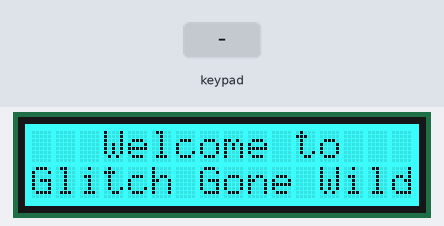
A sketch run on a simulated Arduino Uno, built with avr-gcc and run on an emulated ATmega328P. Parts: 16×2 character LCD. The test bench sets the inputs (shaded band). Random numbers use the default seed unless the sketch sets one; what the sketch prints to the serial monitor is not drawn.

Above: at 1.2 s.
1.3 s: key 'U' pressed
At 2.9 s:
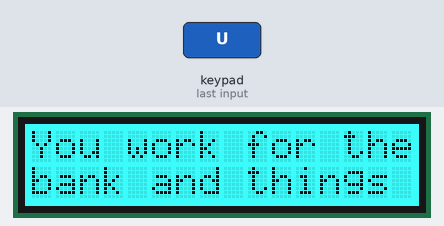
At 16.8 s:
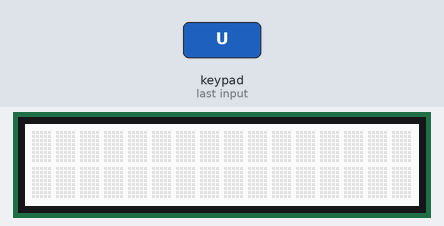
34.8 s: key 'D' pressed
At 49.6 s:
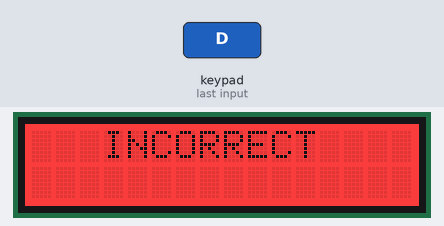
Timing chart, 0 to 52.8 s (numbered marks = the images above; inputs shaded):
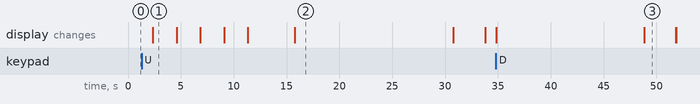

Measured:
- what the display in image 1 shows lasts 2.2 s, from 2.4 s to 4.6 s
- what the display in image 2 shows lasts 15.0 s, from 15.8 s to 30.8 s
- what the display in image 3 shows lasts 3.0 s, from 48.8 s to 51.8 s

The sketch:

BankGame_FinalVersionWithStory.ino
```cpp
// include the library code:
#include <Wire.h>
#include <utility/Adafruit_MCP23017.h>
#include <Adafruit_RGBLCDShield.h>

Adafruit_RGBLCDShield lcd = Adafruit_RGBLCDShield();

// These #defines make it easy to set the backlight color
#define RED 0x1
#define YELLOW 0x3
#define GREEN 0x2
#define TEAL 0x6
#define BLUE 0x4
#define VIOLET 0x5
#define WHITE 0x7

char directions[] = {'U', 'D', 'L', 'R'}, stringButton;
String userWord = "0123456789", userInput, computerRandom, currentUserWord = "0123456789";
boolean  buttonPressed = false;
int a = 0, counting, STATE = 0, correctCounter = 0, gameCounter = 0;
unsigned long previousMillis = 0;
const long interval = 15000;

//LCD Scroll Text
String test, top, bottom, sol1, sol2, sol3, sol4;
int characters = 0, lines = 0, lines1, lines2, lines3, lines4, remainder = 0;

void setup() {
  // Debugging output
  Serial.begin(9600);
  // set up the LCD's number of columns and rows:
  lcd.begin(16, 2);
  lcd.setBacklight(WHITE);
  randomSeed(analogRead(0));
  STATE = 0;

  test.reserve(200);
  top.reserve(30);
  bottom.reserve(30);
  //test = {"The Gunfight at the O.K. Corral was a 30-second gunfight between outlaw Cowboys and lawmen that is generally regarded as the most famous shootout in the history of the American Wild West.     "};
  test = {"   Welcome to   Glitch Gone WildYou work for thebank and things have gone awry. There's a glitchin the system and it seems like you are the onlyone who has     noticed.   What will you choose?"};
  sol1 = {"What a sly fox you are! You played their game and won! You’re rich as can be! Go walk out of this joint like the money you are."};

  characters = test.length();
  lines = (test.length() / 16) / 2;
  lines1 = (sol1.length() / 16) / 2;
  remainder = test.length() % 16;

}

uint8_t i = 0;
void loop() {
  uint8_t buttons = lcd.readButtons();
  if (buttons) {
    lcd.clear();
    lcd.setCursor(0, 0);
    if (buttons & BUTTON_UP) {
      stringButton = 'U';
    }
    if (buttons & BUTTON_DOWN) {
      stringButton = 'D';
    }
    if (buttons & BUTTON_LEFT) {
      stringButton = 'L';
    }
    if (buttons & BUTTON_RIGHT) {
      stringButton = 'R';
    }
    if (buttons & BUTTON_SELECT) {
    }
  }
  boolean toggle = buttonCheck(buttons);

  if (STATE == 0) {
    backStory(test, lines);
  }

  if (STATE == 1) {
    lcd.setBacklight(WHITE);
    computerRandom = secretWordChoice();
    lcd.setCursor(0, 0);
    lcd.print("Quick! Match it!");
    lcd.setCursor(0, 1);
    lcd.print("   " + computerRandom);
    previousMillis = millis();
  }

  if (STATE == 2) {
    currentUserWord = getUserInput(toggle);
  }

  if (STATE == 3) {
    counting = compareString(computerRandom, currentUserWord);
  }

  if (STATE == 4) {
    if (counting == 1) {
      correctCounter++;
      lcd.clear();
      lcd.print("    Correct");
      lcd.setBacklight(GREEN);
      delay(3000);
      STATE = 5;
    }
    if (counting == -1) {
      lcd.clear();
      lcd.print("   INCORRECT");
      lcd.setBacklight(RED);
      delay(3000);
      STATE = 5;
    }
  }

  if (STATE == 5) {
    ++gameCounter;
    if (gameCounter < 5) {
      STATE = 1;
    }
    else {
      checkWin(correctCounter);
    }
    lcd.clear();

    stringButton = '0';
  }

  if (STATE == 6) {
    //play again
    lcd.setCursor(0, 0);
    lcd.print("  Play Again?:");
    lcd.setCursor(0, 1);

    lcd.print("   U/D = Y/N");
    a = 0,
    correctCounter = 0;
    gameCounter = 0;
    if (stringButton == 'U') {
      STATE = 0;

    } else if (stringButton == 'D') {
      STATE = 7;
      lcd.clear();
    }
  }
  if (STATE == 7) {
    lcd.setCursor(0, 0);
    lcd.print("   Game Over!");
    lcd.setCursor(0, 1);
    lcd.print("     Reset!");
  }
  Serial.println(computerRandom);
}

String getUserInput(boolean buttonOutcome) {
  unsigned long currentMillis = millis();
  if (currentMillis - previousMillis >= interval) {
    STATE = 3;
  }
  if (buttonOutcome == true) {
    userWord.setCharAt(a, stringButton);
    a++;
  }
  if (a > 10) {
    userInput = userWord;
    a = 0;
    STATE = 3;
  }
  return userInput;
}

void checkWin (int _correctCounter) {
  lcd.setBacklight(WHITE);
  lcd.clear();
  switch (_correctCounter) {
    case 0:
      lcd.setBacklight(RED);
      delay(500);
      lcd.setBacklight(WHITE);
      delay(500);
      lcd.setBacklight(RED);
      delay(500);
      lcd.setBacklight(WHITE);
      delay(500);
      lcd.setBacklight(RED);
      lcd.setCursor(0, 0);
      lcd.print(" Couldn't Even");
      lcd.setCursor(0, 1);
      lcd.print("Win One Darn!");
      delay(3000);
      STATE = 6;
      break;
    case 5:  //win
      lcd.setBacklight(YELLOW);
      delay(500);
      lcd.setBacklight(WHITE);
      delay(500);
      lcd.setBacklight(YELLOW);
      delay(500);
      lcd.setBacklight(WHITE);
      delay(500);
      lcd.setBacklight(YELLOW);
      backStory(sol1, lines1);
      STATE = 6;
      break;
    case 1:
    case 2://good employee
      lcd.setBacklight(BLUE);
      delay(500);
      lcd.setBacklight(WHITE);
      delay(500);
      lcd.setBacklight(BLUE);
      delay(500);
      lcd.setBacklight(WHITE);
      delay(500);
      lcd.setBacklight(BLUE);
      lcd.setCursor(0, 0);
      lcd.print("Great Employee");
      lcd.setCursor(0, 1);
      lcd.print("And A Bummy Job!");
      delay(3000);
      STATE = 6;
      break;
    case 3:
    case 4:
      lcd.setBacklight(VIOLET);
      delay(500);
      lcd.setBacklight(WHITE);
      delay(500);
      lcd.setBacklight(VIOLET);
      delay(500);
      lcd.setBacklight(WHITE);
      delay(500);
      lcd.setBacklight(VIOLET);
      lcd.setCursor(0, 0);
      lcd.print("You gave people");
      lcd.setCursor(0, 1);
      lcd.print("back their money");
      delay(3000);
      STATE = 6;
      break;
    default:
      break;
  }


}

int compareString(String _inputRandom, String _inputUser) {
  if (_inputRandom == _inputUser) {
    STATE = 4;
    return 1;
  }
  else {
    STATE = 4;
    return -1;
  }
}

String secretWordChoice() {
  String realSecret, secretWord = "0123456789";
  for (int i = 0; i < 10; i++) {
    secretWord.setCharAt(i, directions[random(4)]);
  }
  realSecret = secretWord;
  STATE = 2;
  return realSecret;
}

boolean buttonCheck(int _button) {
  boolean toggleState;
  if (_button != 0) {
    toggleState = true;
  }
  else {
    toggleState = false;
  }
  if (toggleState == true) {
    buttonPressed = true;
  }
  if ((toggleState == false) && (buttonPressed == true)) {
    buttonPressed = false;
    return true;
  }
  else {
    return false;
  }
}

void backStory(String _test, int _lines) {
  for (int i = 0; i <= _lines; i++) {
    Serial.println(i);
    top = _test.substring((16 * i) * 2, 16 + ((16 * i) * 2));
    lcd.setBacklight(YELLOW);
    lcd.setCursor(0, 0);
    lcd.print(top);
    lcd.setCursor(0, 1);
    bottom = _test.substring((16 + ((16 * i) * 2)), 32 + (16 + ((16 * i) * 2)));
    lcd.print(bottom);
    lcd.setBacklight(TEAL);
    delay(2200);
  }
  //if (buttons != 0) {
  lcd.clear();
  STATE = 1;
  //}
}
```
